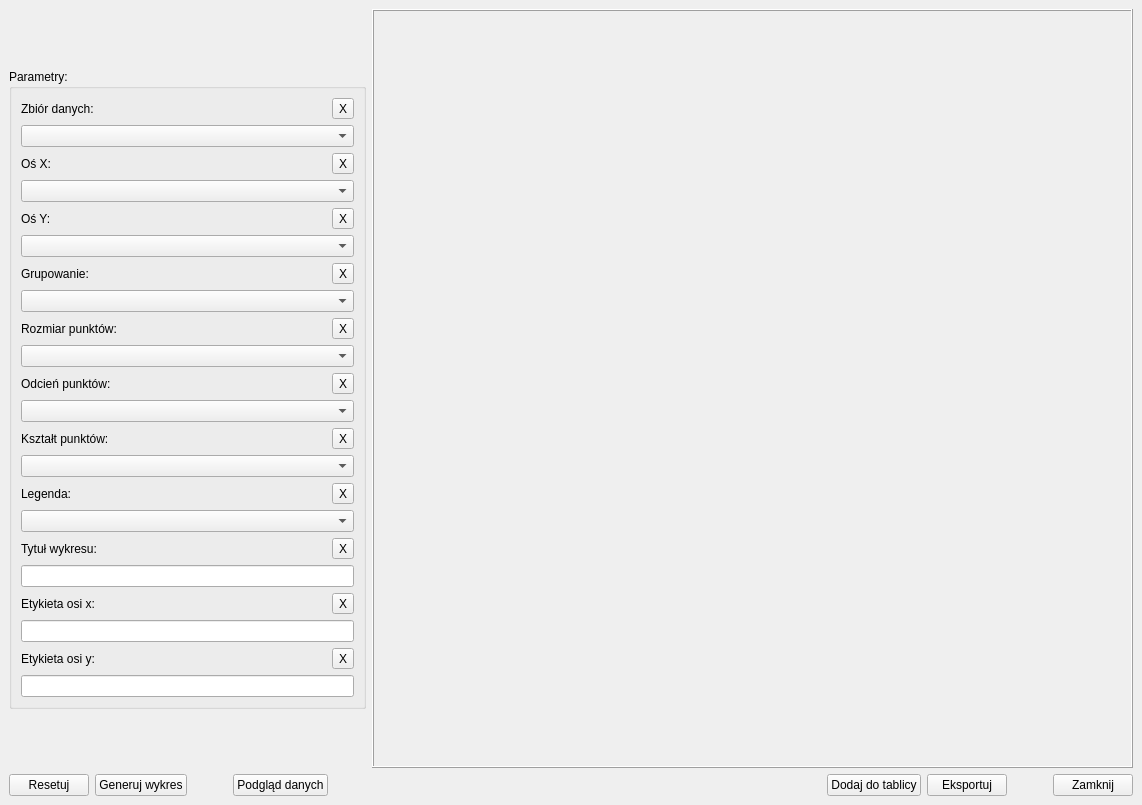
<?xml version="1.0" encoding="UTF-8"?>
<ui version="4.0">
 <class>MainWindow_Scatter_Plot</class>
 <widget class="QMainWindow" name="MainWindow_Scatter_Plot">
  <property name="windowModality">
   <enum>Qt::WindowModal</enum>
  </property>
  <property name="geometry">
   <rect>
    <x>0</x>
    <y>0</y>
    <width>1142</width>
    <height>805</height>
   </rect>
  </property>
  <property name="windowTitle">
   <string>Wykres punktowy</string>
  </property>
  <widget class="QWidget" name="centralwidget">
   <layout class="QVBoxLayout" name="verticalLayout_12">
    <item>
     <layout class="QHBoxLayout" name="horizontalLayout_2">
      <item>
       <layout class="QHBoxLayout" name="horizontalLayout">
        <item>
         <layout class="QVBoxLayout" name="verticalLayout_2">
          <item>
           <spacer name="verticalSpacer_2">
            <property name="orientation">
             <enum>Qt::Vertical</enum>
            </property>
            <property name="sizeHint" stdset="0">
             <size>
              <width>20</width>
              <height>40</height>
             </size>
            </property>
           </spacer>
          </item>
          <item>
           <widget class="QGroupBox" name="groupBox">
            <property name="sizePolicy">
             <sizepolicy hsizetype="Fixed" vsizetype="Fixed">
              <horstretch>0</horstretch>
              <verstretch>0</verstretch>
             </sizepolicy>
            </property>
            <property name="title">
             <string>Parametry:</string>
            </property>
            <layout class="QVBoxLayout" name="verticalLayout_13">
             <item>
              <layout class="QVBoxLayout" name="verticalLayout_3">
               <item>
                <layout class="QHBoxLayout" name="horizontalLayout_3">
                 <item>
                  <widget class="QLabel" name="label">
                   <property name="text">
                    <string>Zbiór danych:</string>
                   </property>
                  </widget>
                 </item>
                 <item>
                  <spacer name="horizontalSpacer">
                   <property name="orientation">
                    <enum>Qt::Horizontal</enum>
                   </property>
                   <property name="sizeHint" stdset="0">
                    <size>
                     <width>40</width>
                     <height>20</height>
                    </size>
                   </property>
                  </spacer>
                 </item>
                 <item>
                  <widget class="QToolButton" name="toolButton_Data">
                   <property name="text">
                    <string>X</string>
                   </property>
                  </widget>
                 </item>
                </layout>
               </item>
               <item>
                <widget class="QComboBox" name="comboBox_Data">
                 <property name="minimumSize">
                  <size>
                   <width>250</width>
                   <height>0</height>
                  </size>
                 </property>
                 <property name="placeholderText">
                  <string>Wybierz zbiór danych...</string>
                 </property>
                </widget>
               </item>
              </layout>
             </item>
             <item>
              <layout class="QVBoxLayout" name="verticalLayout">
               <item>
                <layout class="QHBoxLayout" name="horizontalLayout_4">
                 <item>
                  <widget class="QLabel" name="label_2">
                   <property name="text">
                    <string>Oś X:</string>
                   </property>
                  </widget>
                 </item>
                 <item>
                  <spacer name="horizontalSpacer_4">
                   <property name="orientation">
                    <enum>Qt::Horizontal</enum>
                   </property>
                   <property name="sizeHint" stdset="0">
                    <size>
                     <width>40</width>
                     <height>20</height>
                    </size>
                   </property>
                  </spacer>
                 </item>
                 <item>
                  <widget class="QToolButton" name="toolButton_X">
                   <property name="text">
                    <string>X</string>
                   </property>
                  </widget>
                 </item>
                </layout>
               </item>
               <item>
                <widget class="QComboBox" name="comboBox_X">
                 <property name="minimumSize">
                  <size>
                   <width>250</width>
                   <height>0</height>
                  </size>
                 </property>
                 <property name="placeholderText">
                  <string>Wybierz dane na osi x...</string>
                 </property>
                </widget>
               </item>
              </layout>
             </item>
             <item>
              <layout class="QVBoxLayout" name="verticalLayout_5">
               <item>
                <layout class="QHBoxLayout" name="horizontalLayout_5">
                 <item>
                  <widget class="QLabel" name="label_3">
                   <property name="text">
                    <string>Oś Y:</string>
                   </property>
                  </widget>
                 </item>
                 <item>
                  <spacer name="horizontalSpacer_5">
                   <property name="orientation">
                    <enum>Qt::Horizontal</enum>
                   </property>
                   <property name="sizeHint" stdset="0">
                    <size>
                     <width>40</width>
                     <height>20</height>
                    </size>
                   </property>
                  </spacer>
                 </item>
                 <item>
                  <widget class="QToolButton" name="toolButton_Y">
                   <property name="text">
                    <string>X</string>
                   </property>
                  </widget>
                 </item>
                </layout>
               </item>
               <item>
                <widget class="QComboBox" name="comboBox_Y">
                 <property name="minimumSize">
                  <size>
                   <width>250</width>
                   <height>0</height>
                  </size>
                 </property>
                 <property name="placeholderText">
                  <string>Wybierz dane na osi y...</string>
                 </property>
                </widget>
               </item>
              </layout>
             </item>
             <item>
              <layout class="QVBoxLayout" name="verticalLayout_6">
               <item>
                <layout class="QHBoxLayout" name="horizontalLayout_6">
                 <item>
                  <widget class="QLabel" name="label_4">
                   <property name="text">
                    <string>Grupowanie:</string>
                   </property>
                  </widget>
                 </item>
                 <item>
                  <spacer name="horizontalSpacer_6">
                   <property name="orientation">
                    <enum>Qt::Horizontal</enum>
                   </property>
                   <property name="sizeHint" stdset="0">
                    <size>
                     <width>40</width>
                     <height>20</height>
                    </size>
                   </property>
                  </spacer>
                 </item>
                 <item>
                  <widget class="QToolButton" name="toolButton_Hue">
                   <property name="text">
                    <string>X</string>
                   </property>
                  </widget>
                 </item>
                </layout>
               </item>
               <item>
                <widget class="QComboBox" name="comboBox_Hue">
                 <property name="minimumSize">
                  <size>
                   <width>250</width>
                   <height>0</height>
                  </size>
                 </property>
                 <property name="placeholderText">
                  <string>Wybierz dane według, których grupować...</string>
                 </property>
                </widget>
               </item>
              </layout>
             </item>
             <item>
              <layout class="QVBoxLayout" name="verticalLayout_7">
               <item>
                <layout class="QHBoxLayout" name="horizontalLayout_7">
                 <item>
                  <widget class="QLabel" name="label_5">
                   <property name="text">
                    <string>Rozmiar punktów:</string>
                   </property>
                  </widget>
                 </item>
                 <item>
                  <spacer name="horizontalSpacer_7">
                   <property name="orientation">
                    <enum>Qt::Horizontal</enum>
                   </property>
                   <property name="sizeHint" stdset="0">
                    <size>
                     <width>40</width>
                     <height>20</height>
                    </size>
                   </property>
                  </spacer>
                 </item>
                 <item>
                  <widget class="QToolButton" name="toolButton_Size">
                   <property name="text">
                    <string>X</string>
                   </property>
                  </widget>
                 </item>
                </layout>
               </item>
               <item>
                <widget class="QComboBox" name="comboBox_Size">
                 <property name="minimumSize">
                  <size>
                   <width>250</width>
                   <height>0</height>
                  </size>
                 </property>
                 <property name="placeholderText">
                  <string>Wybierz dane według, których ustalić rozmiar punktów...</string>
                 </property>
                </widget>
               </item>
              </layout>
             </item>
             <item>
              <layout class="QVBoxLayout" name="verticalLayout_15">
               <item>
                <layout class="QHBoxLayout" name="horizontalLayout_8">
                 <item>
                  <widget class="QLabel" name="label_6">
                   <property name="text">
                    <string>Odcień punktów:</string>
                   </property>
                  </widget>
                 </item>
                 <item>
                  <spacer name="horizontalSpacer_8">
                   <property name="orientation">
                    <enum>Qt::Horizontal</enum>
                   </property>
                   <property name="sizeHint" stdset="0">
                    <size>
                     <width>40</width>
                     <height>20</height>
                    </size>
                   </property>
                  </spacer>
                 </item>
                 <item>
                  <widget class="QToolButton" name="toolButton_Style">
                   <property name="text">
                    <string>X</string>
                   </property>
                  </widget>
                 </item>
                </layout>
               </item>
               <item>
                <widget class="QComboBox" name="comboBox_Style">
                 <property name="minimumSize">
                  <size>
                   <width>250</width>
                   <height>0</height>
                  </size>
                 </property>
                 <property name="currentIndex">
                  <number>-1</number>
                 </property>
                 <property name="placeholderText">
                  <string>Wybierz odcień punktów...</string>
                 </property>
                 <item>
                  <property name="text">
                   <string>deep</string>
                  </property>
                 </item>
                 <item>
                  <property name="text">
                   <string>muted</string>
                  </property>
                 </item>
                 <item>
                  <property name="text">
                   <string>bright</string>
                  </property>
                 </item>
                 <item>
                  <property name="text">
                   <string>pastel</string>
                  </property>
                 </item>
                 <item>
                  <property name="text">
                   <string>dark</string>
                  </property>
                 </item>
                 <item>
                  <property name="text">
                   <string>colorblind</string>
                  </property>
                 </item>
                 <item>
                  <property name="text">
                   <string>Reds</string>
                  </property>
                 </item>
                 <item>
                  <property name="text">
                   <string>Blues</string>
                  </property>
                 </item>
                 <item>
                  <property name="text">
                   <string>Greens</string>
                  </property>
                 </item>
                 <item>
                  <property name="text">
                   <string>Oranges</string>
                  </property>
                 </item>
                 <item>
                  <property name="text">
                   <string>Purples</string>
                  </property>
                 </item>
                 <item>
                  <property name="text">
                   <string>Greys</string>
                  </property>
                 </item>
                 <item>
                  <property name="text">
                   <string>Set1</string>
                  </property>
                 </item>
                 <item>
                  <property name="text">
                   <string>Set2</string>
                  </property>
                 </item>
                 <item>
                  <property name="text">
                   <string>Set3</string>
                  </property>
                 </item>
                </widget>
               </item>
               <item>
                <layout class="QVBoxLayout" name="verticalLayout_8">
                 <item>
                  <layout class="QHBoxLayout" name="horizontalLayout_9">
                   <item>
                    <widget class="QLabel" name="label_7">
                     <property name="text">
                      <string>Kształt punktów:</string>
                     </property>
                    </widget>
                   </item>
                   <item>
                    <spacer name="horizontalSpacer_9">
                     <property name="orientation">
                      <enum>Qt::Horizontal</enum>
                     </property>
                     <property name="sizeHint" stdset="0">
                      <size>
                       <width>40</width>
                       <height>20</height>
                      </size>
                     </property>
                    </spacer>
                   </item>
                   <item>
                    <widget class="QToolButton" name="toolButton_Markers">
                     <property name="text">
                      <string>X</string>
                     </property>
                    </widget>
                   </item>
                  </layout>
                 </item>
                 <item>
                  <widget class="QComboBox" name="comboBox_Markers">
                   <property name="minimumSize">
                    <size>
                     <width>250</width>
                     <height>0</height>
                    </size>
                   </property>
                   <property name="currentIndex">
                    <number>-1</number>
                   </property>
                   <property name="placeholderText">
                    <string>Wybierz kształt punktów...</string>
                   </property>
                   <item>
                    <property name="text">
                     <string>.</string>
                    </property>
                   </item>
                   <item>
                    <property name="text">
                     <string>,</string>
                    </property>
                   </item>
                   <item>
                    <property name="text">
                     <string>o</string>
                    </property>
                   </item>
                   <item>
                    <property name="text">
                     <string>v</string>
                    </property>
                   </item>
                   <item>
                    <property name="text">
                     <string>^</string>
                    </property>
                   </item>
                   <item>
                    <property name="text">
                     <string>&gt;</string>
                    </property>
                   </item>
                   <item>
                    <property name="text">
                     <string>&lt;</string>
                    </property>
                   </item>
                   <item>
                    <property name="text">
                     <string>+</string>
                    </property>
                   </item>
                   <item>
                    <property name="text">
                     <string>x</string>
                    </property>
                   </item>
                   <item>
                    <property name="text">
                     <string>s</string>
                    </property>
                   </item>
                   <item>
                    <property name="text">
                     <string>D</string>
                    </property>
                   </item>
                   <item>
                    <property name="text">
                     <string>|</string>
                    </property>
                   </item>
                   <item>
                    <property name="text">
                     <string>*</string>
                    </property>
                   </item>
                   <item>
                    <property name="text">
                     <string>H</string>
                    </property>
                   </item>
                   <item>
                    <property name="text">
                     <string>X</string>
                    </property>
                   </item>
                  </widget>
                 </item>
                </layout>
               </item>
              </layout>
             </item>
             <item>
              <layout class="QVBoxLayout" name="verticalLayout_4">
               <item>
                <layout class="QHBoxLayout" name="horizontalLayout_10">
                 <item>
                  <widget class="QLabel" name="label_8">
                   <property name="text">
                    <string>Legenda:</string>
                   </property>
                  </widget>
                 </item>
                 <item>
                  <spacer name="horizontalSpacer_10">
                   <property name="orientation">
                    <enum>Qt::Horizontal</enum>
                   </property>
                   <property name="sizeHint" stdset="0">
                    <size>
                     <width>40</width>
                     <height>20</height>
                    </size>
                   </property>
                  </spacer>
                 </item>
                 <item>
                  <widget class="QToolButton" name="toolButton_Legend">
                   <property name="text">
                    <string>X</string>
                   </property>
                  </widget>
                 </item>
                </layout>
               </item>
               <item>
                <widget class="QComboBox" name="comboBox_Legend">
                 <property name="minimumSize">
                  <size>
                   <width>250</width>
                   <height>0</height>
                  </size>
                 </property>
                 <property name="currentIndex">
                  <number>-1</number>
                 </property>
                 <property name="placeholderText">
                  <string>Wybierz opcje wyświetlania legendy...</string>
                 </property>
                 <item>
                  <property name="text">
                   <string>auto</string>
                  </property>
                 </item>
                 <item>
                  <property name="text">
                   <string>brief</string>
                  </property>
                 </item>
                 <item>
                  <property name="text">
                   <string>full</string>
                  </property>
                 </item>
                 <item>
                  <property name="text">
                   <string>Brak</string>
                  </property>
                 </item>
                </widget>
               </item>
              </layout>
             </item>
             <item>
              <layout class="QVBoxLayout" name="verticalLayout_9">
               <item>
                <layout class="QHBoxLayout" name="horizontalLayout_12">
                 <item>
                  <widget class="QLabel" name="label_9">
                   <property name="text">
                    <string>Tytuł wykresu:</string>
                   </property>
                  </widget>
                 </item>
                 <item>
                  <spacer name="horizontalSpacer_11">
                   <property name="orientation">
                    <enum>Qt::Horizontal</enum>
                   </property>
                   <property name="sizeHint" stdset="0">
                    <size>
                     <width>40</width>
                     <height>20</height>
                    </size>
                   </property>
                  </spacer>
                 </item>
                 <item>
                  <widget class="QToolButton" name="toolButton_Title_Plot">
                   <property name="text">
                    <string>X</string>
                   </property>
                  </widget>
                 </item>
                </layout>
               </item>
               <item>
                <widget class="QLineEdit" name="lineEdit_Title_Plot"/>
               </item>
              </layout>
             </item>
             <item>
              <layout class="QVBoxLayout" name="verticalLayout_10">
               <item>
                <layout class="QHBoxLayout" name="horizontalLayout_13">
                 <item>
                  <widget class="QLabel" name="label_10">
                   <property name="text">
                    <string>Etykieta osi x:</string>
                   </property>
                  </widget>
                 </item>
                 <item>
                  <spacer name="horizontalSpacer_12">
                   <property name="orientation">
                    <enum>Qt::Horizontal</enum>
                   </property>
                   <property name="sizeHint" stdset="0">
                    <size>
                     <width>40</width>
                     <height>20</height>
                    </size>
                   </property>
                  </spacer>
                 </item>
                 <item>
                  <widget class="QToolButton" name="toolButton_Label_X">
                   <property name="text">
                    <string>X</string>
                   </property>
                  </widget>
                 </item>
                </layout>
               </item>
               <item>
                <widget class="QLineEdit" name="lineEdit_Label_X"/>
               </item>
              </layout>
             </item>
             <item>
              <layout class="QVBoxLayout" name="verticalLayout_11">
               <item>
                <layout class="QHBoxLayout" name="horizontalLayout_14">
                 <item>
                  <widget class="QLabel" name="label_11">
                   <property name="text">
                    <string>Etykieta osi y:</string>
                   </property>
                  </widget>
                 </item>
                 <item>
                  <spacer name="horizontalSpacer_13">
                   <property name="orientation">
                    <enum>Qt::Horizontal</enum>
                   </property>
                   <property name="sizeHint" stdset="0">
                    <size>
                     <width>40</width>
                     <height>20</height>
                    </size>
                   </property>
                  </spacer>
                 </item>
                 <item>
                  <widget class="QToolButton" name="toolButton_Label_Y">
                   <property name="text">
                    <string>X</string>
                   </property>
                  </widget>
                 </item>
                </layout>
               </item>
               <item>
                <widget class="QLineEdit" name="lineEdit_Label_Y"/>
               </item>
              </layout>
             </item>
            </layout>
           </widget>
          </item>
          <item>
           <spacer name="verticalSpacer">
            <property name="orientation">
             <enum>Qt::Vertical</enum>
            </property>
            <property name="sizeHint" stdset="0">
             <size>
              <width>20</width>
              <height>40</height>
             </size>
            </property>
           </spacer>
          </item>
         </layout>
        </item>
       </layout>
      </item>
      <item>
       <widget class="QFrame" name="frame">
        <property name="frameShape">
         <enum>QFrame::Box</enum>
        </property>
        <property name="frameShadow">
         <enum>QFrame::Raised</enum>
        </property>
        <layout class="QVBoxLayout" name="verticalLayout_14">
         <item>
          <widget class="QWidget" name="widget_Plot" native="true">
           <property name="sizePolicy">
            <sizepolicy hsizetype="Expanding" vsizetype="Expanding">
             <horstretch>0</horstretch>
             <verstretch>0</verstretch>
            </sizepolicy>
           </property>
          </widget>
         </item>
        </layout>
       </widget>
      </item>
     </layout>
    </item>
    <item>
     <layout class="QHBoxLayout" name="horizontalLayout_11">
      <item>
       <widget class="QPushButton" name="pushButton_Reset_Options">
        <property name="text">
         <string>Resetuj</string>
        </property>
       </widget>
      </item>
      <item>
       <widget class="QPushButton" name="pushButton_Generate_Plot">
        <property name="text">
         <string>Generuj wykres</string>
        </property>
       </widget>
      </item>
      <item>
       <spacer name="horizontalSpacer_14">
        <property name="orientation">
         <enum>Qt::Horizontal</enum>
        </property>
        <property name="sizeType">
         <enum>QSizePolicy::Fixed</enum>
        </property>
        <property name="sizeHint" stdset="0">
         <size>
          <width>40</width>
          <height>20</height>
         </size>
        </property>
       </spacer>
      </item>
      <item>
       <widget class="QPushButton" name="pushButton_Data_Preview">
        <property name="text">
         <string>Podgląd danych</string>
        </property>
       </widget>
      </item>
      <item>
       <spacer name="horizontalSpacer_2">
        <property name="orientation">
         <enum>Qt::Horizontal</enum>
        </property>
        <property name="sizeHint" stdset="0">
         <size>
          <width>40</width>
          <height>20</height>
         </size>
        </property>
       </spacer>
      </item>
      <item>
       <widget class="QPushButton" name="pushButton_Add_To_Board">
        <property name="text">
         <string>Dodaj do tablicy</string>
        </property>
       </widget>
      </item>
      <item>
       <widget class="QPushButton" name="pushButton_Export">
        <property name="text">
         <string>Eksportuj</string>
        </property>
       </widget>
      </item>
      <item>
       <spacer name="horizontalSpacer_3">
        <property name="orientation">
         <enum>Qt::Horizontal</enum>
        </property>
        <property name="sizeType">
         <enum>QSizePolicy::Fixed</enum>
        </property>
        <property name="sizeHint" stdset="0">
         <size>
          <width>40</width>
          <height>20</height>
         </size>
        </property>
       </spacer>
      </item>
      <item>
       <widget class="QPushButton" name="pushButton_Close">
        <property name="text">
         <string>Zamknij</string>
        </property>
       </widget>
      </item>
     </layout>
    </item>
   </layout>
  </widget>
 </widget>
 <resources/>
 <connections>
  <connection>
   <sender>pushButton_Close</sender>
   <signal>clicked()</signal>
   <receiver>MainWindow_Scatter_Plot</receiver>
   <slot>close()</slot>
   <hints>
    <hint type="sourcelabel">
     <x>1094</x>
     <y>782</y>
    </hint>
    <hint type="destinationlabel">
     <x>570</x>
     <y>402</y>
    </hint>
   </hints>
  </connection>
  <connection>
   <sender>toolButton_Data</sender>
   <signal>clicked()</signal>
   <receiver>comboBox_Data</receiver>
   <slot>clearEditText()</slot>
   <hints>
    <hint type="sourcelabel">
     <x>335</x>
     <y>79</y>
    </hint>
    <hint type="destinationlabel">
     <x>184</x>
     <y>108</y>
    </hint>
   </hints>
  </connection>
  <connection>
   <sender>toolButton_X</sender>
   <signal>clicked()</signal>
   <receiver>comboBox_X</receiver>
   <slot>clearEditText()</slot>
   <hints>
    <hint type="sourcelabel">
     <x>335</x>
     <y>139</y>
    </hint>
    <hint type="destinationlabel">
     <x>184</x>
     <y>168</y>
    </hint>
   </hints>
  </connection>
  <connection>
   <sender>toolButton_Y</sender>
   <signal>clicked()</signal>
   <receiver>comboBox_Y</receiver>
   <slot>clearEditText()</slot>
   <hints>
    <hint type="sourcelabel">
     <x>335</x>
     <y>199</y>
    </hint>
    <hint type="destinationlabel">
     <x>184</x>
     <y>228</y>
    </hint>
   </hints>
  </connection>
  <connection>
   <sender>toolButton_Hue</sender>
   <signal>clicked()</signal>
   <receiver>comboBox_Hue</receiver>
   <slot>clearEditText()</slot>
   <hints>
    <hint type="sourcelabel">
     <x>335</x>
     <y>259</y>
    </hint>
    <hint type="destinationlabel">
     <x>184</x>
     <y>288</y>
    </hint>
   </hints>
  </connection>
  <connection>
   <sender>toolButton_Title_Plot</sender>
   <signal>clicked()</signal>
   <receiver>lineEdit_Title_Plot</receiver>
   <slot>clear()</slot>
   <hints>
    <hint type="sourcelabel">
     <x>335</x>
     <y>559</y>
    </hint>
    <hint type="destinationlabel">
     <x>184</x>
     <y>588</y>
    </hint>
   </hints>
  </connection>
  <connection>
   <sender>toolButton_Style</sender>
   <signal>clicked()</signal>
   <receiver>comboBox_Style</receiver>
   <slot>clearEditText()</slot>
   <hints>
    <hint type="sourcelabel">
     <x>335</x>
     <y>379</y>
    </hint>
    <hint type="destinationlabel">
     <x>184</x>
     <y>408</y>
    </hint>
   </hints>
  </connection>
  <connection>
   <sender>toolButton_Size</sender>
   <signal>clicked()</signal>
   <receiver>comboBox_Size</receiver>
   <slot>clearEditText()</slot>
   <hints>
    <hint type="sourcelabel">
     <x>335</x>
     <y>319</y>
    </hint>
    <hint type="destinationlabel">
     <x>184</x>
     <y>348</y>
    </hint>
   </hints>
  </connection>
  <connection>
   <sender>toolButton_Markers</sender>
   <signal>clicked()</signal>
   <receiver>comboBox_Markers</receiver>
   <slot>clearEditText()</slot>
   <hints>
    <hint type="sourcelabel">
     <x>334</x>
     <y>438</y>
    </hint>
    <hint type="destinationlabel">
     <x>184</x>
     <y>467</y>
    </hint>
   </hints>
  </connection>
  <connection>
   <sender>toolButton_Label_X</sender>
   <signal>clicked()</signal>
   <receiver>lineEdit_Label_X</receiver>
   <slot>clear()</slot>
   <hints>
    <hint type="sourcelabel">
     <x>335</x>
     <y>619</y>
    </hint>
    <hint type="destinationlabel">
     <x>184</x>
     <y>648</y>
    </hint>
   </hints>
  </connection>
  <connection>
   <sender>toolButton_Legend</sender>
   <signal>clicked()</signal>
   <receiver>comboBox_Legend</receiver>
   <slot>clearEditText()</slot>
   <hints>
    <hint type="sourcelabel">
     <x>335</x>
     <y>499</y>
    </hint>
    <hint type="destinationlabel">
     <x>184</x>
     <y>528</y>
    </hint>
   </hints>
  </connection>
  <connection>
   <sender>toolButton_Label_Y</sender>
   <signal>clicked()</signal>
   <receiver>lineEdit_Label_Y</receiver>
   <slot>clear()</slot>
   <hints>
    <hint type="sourcelabel">
     <x>335</x>
     <y>679</y>
    </hint>
    <hint type="destinationlabel">
     <x>184</x>
     <y>708</y>
    </hint>
   </hints>
  </connection>
 </connections>
</ui>
